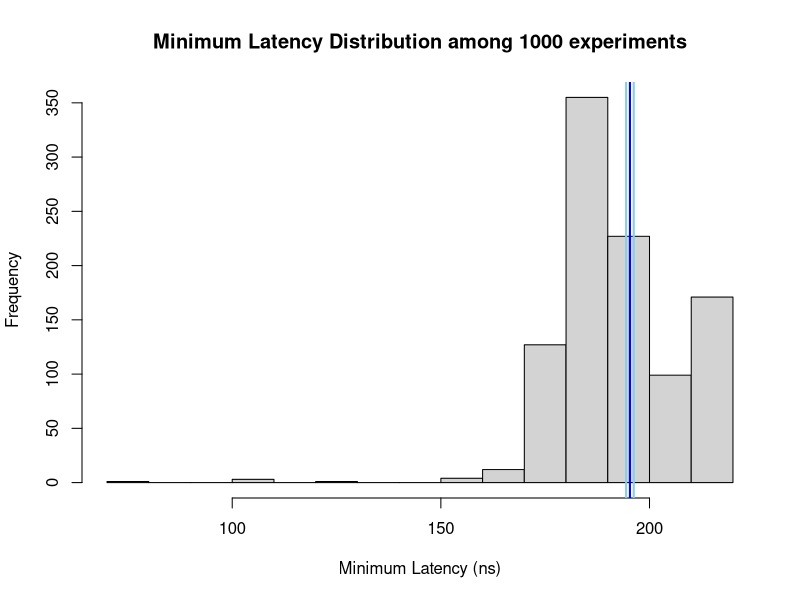

Write the R code that produced this figure.
# Set working directory.
setwd("/home/fabian/programming/operating-systems/portfolio2/statistics")

# Read the latencies from the text file
latencies <- as.numeric(readLines("../aufgabe1/latencies.txt"))

# Summary statistics
summary(latencies)

# Compute mean and 95% confidence interval
results <- t.test(latencies, conf.level = 0.95)

mean_latency <- results$estimate
ci_lower <- results$conf.int[1]
ci_upper <- results$conf.int[2]


# Plot the distribution
hist(latencies, main = paste0("Minimum Latency Distribution among ", length(latencies), " experiments"), xlab = "Minimum Latency (ns)")

# Plot mean and confidence interval
abline(v = mean_latency, col = "blue", lwd = 2)
abline(v = ci_upper, col = "skyblue", lwd = 2)
abline(v = ci_lower, col = "skyblue", lwd = 2)


